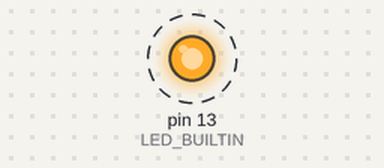
A sketch run on a simulated Arduino Uno, built with avr-gcc and run on an emulated ATmega328P. Parts: output pins drawn as LEDs (lit = HIGH). Dashed ring = blinking. What the sketch prints to the serial monitor is not drawn.

Above: at 1.7 s.
Timing chart, 0 to 5.8 s (numbered marks = the images above):
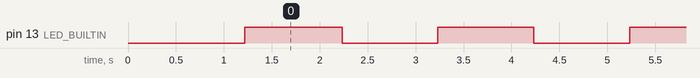

Measured:
- by itself, pin 13 (LED_BUILTIN): alternates HIGH for 1.0 s and LOW for 1.0 s

The sketch:

connection_test.ino
```cpp
/*
 * Arduino Connection Test
 * This simple sketch will help you verify your Arduino UNO R3 is connected and working
 *
 * What it does:
 * 1. Blinks the built-in LED (Pin 13)
 * 2. Sends messages to Serial Monitor
 * 3. Confirms Arduino is responding
 */

void setup() {
  // Initialize serial communication at 9600 baud
  Serial.begin(9600);

  // Set built-in LED pin as output
  pinMode(LED_BUILTIN, OUTPUT);

  // Wait for serial port to connect
  delay(1000);

  // Print startup messages
  Serial.println("================================");
  Serial.println("  Arduino UNO R3 Connection Test");
  Serial.println("================================");
  Serial.println("");
  Serial.println("✅ Arduino is connected!");
  Serial.println("✅ Serial communication working!");
  Serial.println("");
  Serial.println("You should see the built-in LED blinking...");
  Serial.println("If you see this message, your Arduino is working perfectly!");
  Serial.println("");
}

void loop() {
  // Blink LED ON
  digitalWrite(LED_BUILTIN, HIGH);
  Serial.println("💡 LED ON");
  delay(1000);

  // Blink LED OFF
  digitalWrite(LED_BUILTIN, LOW);
  Serial.println("🌑 LED OFF");
  delay(1000);
}
```
